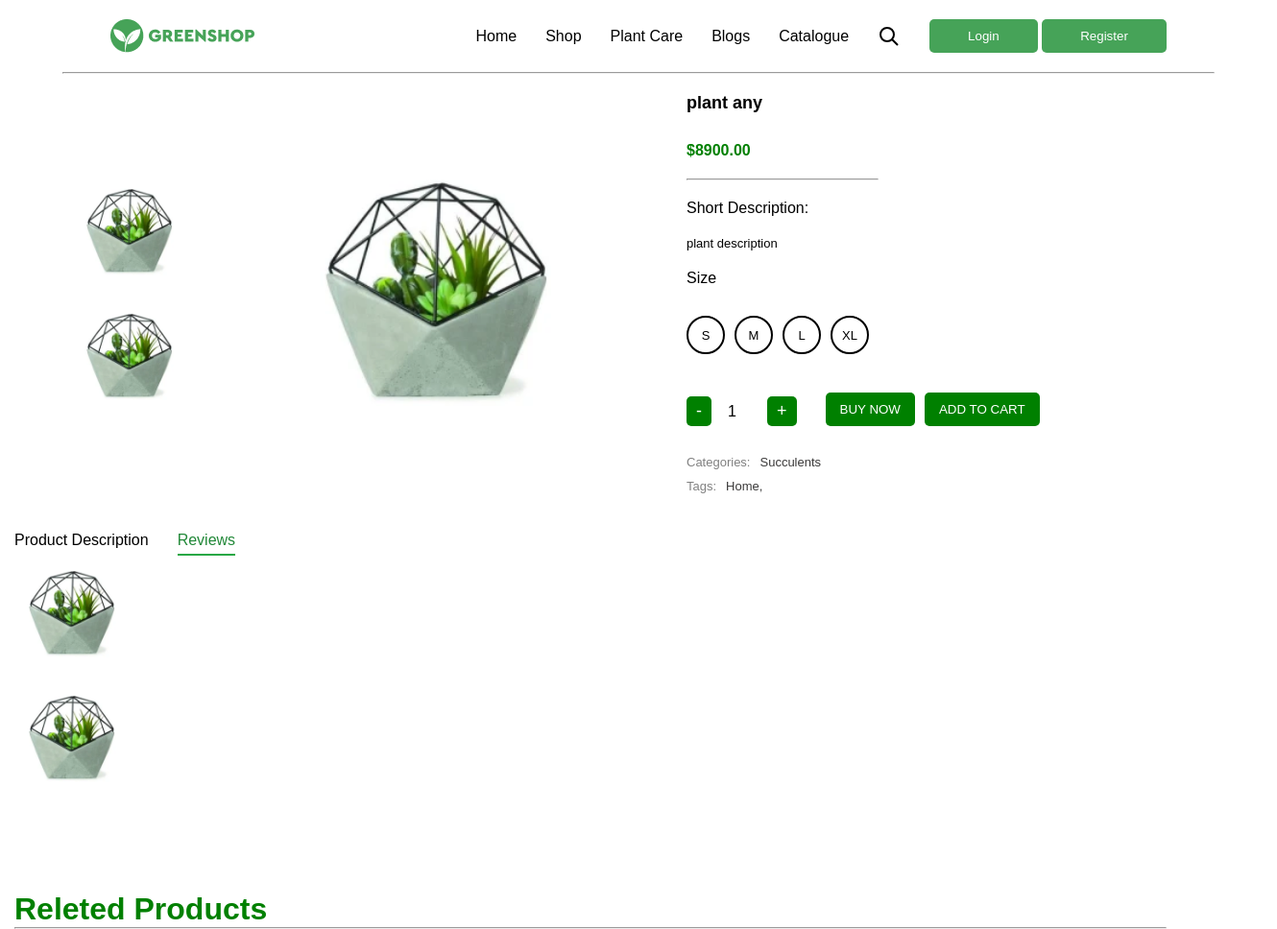
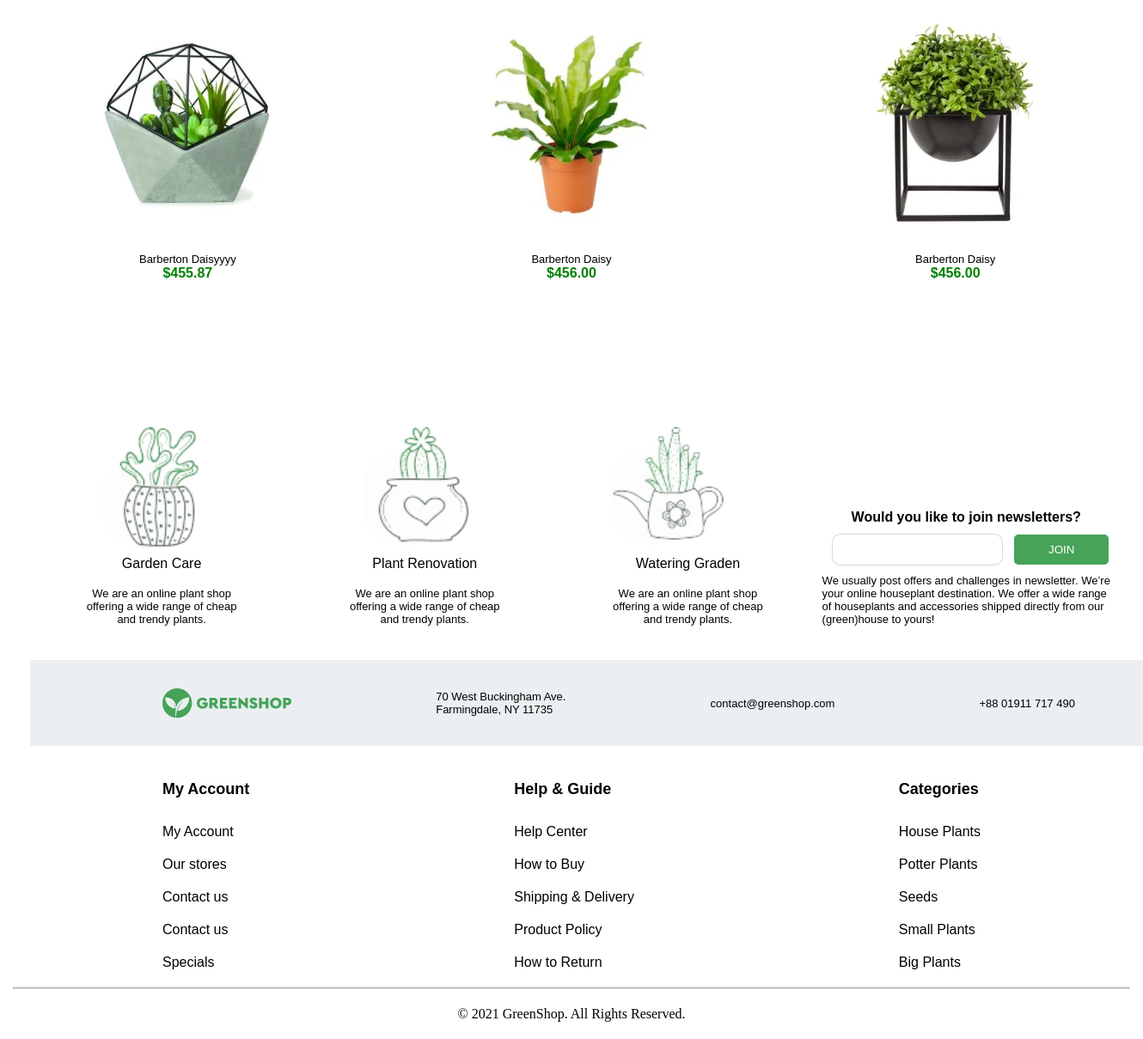
The app's page /plants/17 with its own data (2 pictures, top to bottom).
### plant/models.py (models this page shows, shortened)
class TimeAbstract(models.Model):
    created_at = models.DateField('created', auto_now_add=True)
    updated_at = models.DateField('', auto_now=True)
    class Meta:
        abstract = True

class ImagePlant(TimeAbstract):
    class Meta:
        verbose_name_plural = 'images'
        verbose_name = 'image'
    plant = models.ForeignKey('plant.Plant', on_delete=models.PROTECT, related_name='images')
    image = ResizedImageField(upload_to='plant_images/', quality=90, force_format='WEBP')

class Plant(TimeAbstract):
    class Meta:
        verbose_name_plural = 'plants'
        verbose_name = 'plant'
    name = models.CharField(max_length=100)
    price = models.DecimalField(decimal_places=2, max_digits=10)
    short_description = models.TextField()
    sizes = models.ManyToManyField('plant.Size', related_name='plant')
    category = models.ForeignKey('plant.Category', on_delete=models.PROTECT, related_name='plant')
    tags = models.ManyToManyField('plant.Tag', related_name='plant')
    description = models.ForeignKey('plant.Description', on_delete=models.PROTECT)
    user =  models.ForeignKey(User, on_delete=models.PROTECT, related_name='plants', default=1)
    @property
    def image(self):
        if self.images.first():
            return self.images.first().image
        return None

class Size(TimeAbstract):
    SMALL = 'small'
    MEDIUM = 'medium'
    LARGE = 'large'
    TYPES = [
        (SMALL,'small'),
        (MEDIUM, 'medium'),
        (LARGE, 'large')
    ]
    class Meta:
        verbose_name_plural = 'sizes'
        verbose_name = 'size'
    name = models.CharField(max_length=100)
    type = models.CharField(choices=TYPES, default=SMALL, max_length=50)

class Category(TimeAbstract):
    class Meta:
        verbose_name_plural = 'categories'
        verbose_name = 'category'
    name = models.CharField(max_length=100)

class Tag(TimeAbstract):
    class Meta:
        verbose_name_plural = 'tags'
        verbose_name = 'tag'
    name = models.CharField(max_length=100)

### plant/views.py (the view)
# urls.py: path('plants/<int:pk>', views.Reviews.as_view(), name='review'),
class Reviews(DetailView):
    model = Plant
    context_object_name = 'plant'
    template_name = 'reviews.html'
    def get_context_data(self, **kwargs):
        plant = self.get_object()
        context = super().get_context_data(**kwargs)
        context['sizes'] = plant.sizes.all()
        context['categories'] = Category.objects.all()
        context['tags'] = plant.tags.all()
        context['plants'] = Plant.objects.all()
        context['images'] = plant.images.all()
        context['form'] = CustomUserCreationForm
        context['forms'] = LoginForm
        return context

### templates/reviews.html (shortened to what this page needs)
{% extends 'main.html' %}
{% block content %}
<center>
  <div class="display pad-20 media-none">
    {% if images %}
    <div class="col-display mini-img">
      {% for image in plant.images.all %}
        <img src="{{ image.image.url }}" alt="" onclick="changeImage(this)" class="thumbnail">
      {% endfor %}
    </div>
    {% else %}
    <p>no images</p>
    {% endif %}
    <div class="detail-img">
      <img id="mainImage" src="{{ plant.image.url }}" alt="" />
    </div>
    <div class="col-display media-detail">
      <h2>{{ plant.name }}</h2>
      <h4 class="green">${{ plant.price }}</h4>
      <hr class="short media-none">
      <h3 class="start">Short Description:</h3>
      <p class="start width-description">{{ plant.short_description }}</p>
      <h3>Size</h3>
      <div class="cent-size display-gap1">
        {% for size in sizes %}
        <div class="circle" onclick="selectSize(this)">
          <p>{{ size.name }}</p>
        </div>
        {% empty %}
        <p>нет размеров</p>
        {% endfor %}
      </div>
      <div class="col-display-media display-gap1">
        <form class="form" method="post" action="{% url 'add_to_cart' %}">
          <div class="display-gap2 align-end">
            <div class="">
              <button type="button" class="qty-btn" onclick="changeQuantity(-1)">-</button>
              <input type="number" id="quantity" name="quantity" value="1" min="1" readonly>
            <button type="button" class="qty-btn" onclick="changeQuantity(1)">+</button>
          </div>
          <div class="buttons display-gap1">
            <button type="submit" class="btn">BUY NOW</button>
            <button type="submit" class="btn">ADD TO CART</button>
          </div>
        </div>
        </form>
      </div>
      <div class="start">
        <div class="display-gap1">
          <p class="gray">Categories: </p><p class="dark-gray">{{ plant.category.name }}</p>
        </div>
        <div class="display-gap1 ">
          <p class="gray">Tags: </p>
        {% for tag in tags %}
          <p class="dark-gray">{{ tag.name }},</p>
          {% endfor %}
        </div>
      </div>
    </div>
  </div>
<div class="container pad-20-media start">
  <div class="text-center display-gap pad-top-20 links">
    <a class="" href="{% url "detail_plant" plant.id%}">Product Description</a>
    <a class="active" href="{% url 'review' plant.id %}">Reviews </a>
  </div>
  <div>
    {% if images %}
    <div class="col-display mini-img">
      {% for image in plant.images.all %}
        <img src="{{ image.image.url }}" alt="" onclick="changeImage(this)" class="thumbnail">
      {% endfor %}
    </div>
    {% else %}
    <p>no images</p>
    {% endif %}
  </div>
  <div class="container pad-top-100  media-none">
    <h1 class="green">Releted Products</h1>
    <hr class="" />
    <center>
      <div class="display-plant">
        {% for plant in plants|slice:':3' %}
        <a href="{% url 'detail_plant' plant.id %}">
            <div>
              <img class="card" src="{{ plant.image.url }}" alt="" />
              <p>{{ plant.name }}</p>
              <h4 class="green">${{ plant.price }}</h4>
            </div>
          </a>
          {% endfor %}
        </div>
      </center>
    </div>
{% endblock %}

### templates/companents/footer.html (shortened to what this page needs)
{% block content %}
<center>
  <section class="pad-20 container hovers">
    <div class="display4">
      <div>
        <div class="block-1"></div>
        <h3>Garden Care</h3>
        <br /><p>
          We are an online plant shop
          <br />offering a wide range of cheap
          <br />and trendy plants.
        </p>
      </div>
      <div>
        <div class="block-2"></div>
        <h3>Plant Renovation</h3>
        <br /><p>
          We are an online plant shop
          <br />offering a wide range of cheap
          <br />and trendy plants.
        </p>
      </div>
      <div>
        <div class="block-3"></div>
        <h3>Watering Graden</h3>
        <br /><p>
          <br />offering a wide range of cheap
          <br />and trendy plants.
        </p>
      </div>
      <div>
        <div>
          <h4>
            Would you like to join newsletters?
          </h4>
          <div class="formas display">
            <input type="email"> <button>JOIN</button>
          </div>
          <p class="start">
            We usually post offers and challenges in newsletter. We’re
            <br>your online houseplant destination. We offer a wide range
            <br>of houseplants and accessories shipped directly from our
            <br>(green)house to yours!
          </p>
        </div>
      </div>
    </div>
  </section>
</center>
  <div class="pad-20">
    <div class="container footer display5 text-center-m">
      <div class="marg-left-20 text-end logo"></div>
      <div>
        <p>
          70 West Buckingham Ave.
          <br />Farmingdale, NY 11735
        </p>
      </div>
      <div>
        <p>contact@greenshop.com</p>
      </div>
      <div>
        <p>+88 01911 717 490</p>
      </div>
    </div>
  </div>
  <div class="container pad-20 display5 text-center-m">
    <div class="col-display-m">
      <h2>My Account</h2>
      <a href="">My Account</a>
      <a href="">Our stores</a>
      <a href="">Contact us</a>
      <a href="">Contact us</a>
      <a href="">Specials</a>
    </div>
    <div class="col-display-m">
      <h2>Help & Guide</h2>
      <a href="">Help Center</a>
      <a href="">How to Buy</a>
      <a href="">Shipping & Delivery</a>
      <a href="">Product Policy</a>
      <a href="">How to Return</a>
    </div>
    <div class="col-display-m">
      <h2>Categories</h2>
      {% for category in categories|slice:':5' %}
        <a href="">{{ category.name }}</a>
      {% endfor %}
    </div>
  </div>
  <hr class="max-width">
  <div class="pad-20">
    <center>
        © 2021 GreenShop. All Rights Reserved.
    </center>
  </div>
{% endblock %}

### static/static_dirs/css/main.css (style rules this page uses)
* { margin: 0; box-sizing: border-box; }
hr { color: rgb(225, 130, 130, 0.3); width: 1200px; text-align: center; height: 1px; }
.text-center { text-align: center; }
.marg-left-20 { margin-left: 70px; }
.container { width: 1300px; margin: 0 auto; }
.pad-20 { padding: 20px; }
.text-end { text-align: end; }
.align-end { align-items: end; }
.display-gap2 { display: flex; gap: 30px; align-items: end; }
.gray { color: gray; }
.dark-gray { color: rgb(58, 57, 57); }
.col-display { display: flex; flex-direction: column; gap: 20px; align-items: start; }
.start { text-align: start; }
.col-display-m { display: flex; flex-direction: column; gap: 20px; }
.logo { background-image: url(../images/logo.png); background-position: center; background-repeat: no-repeat; background-size: cover; width: 150px; height: 35px; }
.display { display: flex; justify-content: space-around; align-items: center; }
.display4 { display: flex; justify-content: space-around; align-items: end; }
.mini-img img { max-width: 200px; width: 120px; max-height: 200px; height: 120px; }
.display5 { display: flex; justify-content: space-around; align-items: center; }
.display-plant { display: grid; grid-template-columns: repeat(3, 1fr); gap: 40px; flex: 1; }
.display-gap { display: flex; gap: 30px; align-items: center; }
.card { padding: 20px 20px; background-color: #ffffff; }
img { max-width: 300px; max-height: 300px; }
.detail-img img { max-width: 900px; width: 400px; max-height: 900px; }
.width-description { width: 540px; }
.circle { border-radius: 20px; align-items: center; width: 30px; height: 30px; text-align: center; padding: 5px; border: solid 1px rgb(128, 227, 121); }
ul, li, a { text-decoration: none; font-family: Cera Pro, sans-serif; color: black; list-style: none; }
.links a { text-decoration: none; padding-bottom: 5px; border-bottom: 2px solid transparent; }
.links a:hover, .links a.active { color: #218838; border-bottom: 2px solid #28a745; }
p { font-family: Cera Pro, sans-serif; font-size: 13px; }
h1 { font-family: Cera Pro, sans-serif; }
.pad-top-100 { padding-top: 100px; }
h4 { font-family: Cera Pro, sans-serif; }
h3 { font-family: Cera Pro, sans-serif; font-size: 16px; font-weight: 500; line-height: 18px; }
h2 { font-family: Cera Pro, sans-serif; }
button { background-color: #46A358; padding: 10px 40px; border: none; border-radius: 5px; color: white; max-width: 200px; }
.mini-img { display: flex; flex-direction: column; gap: 10px; }
.thumbnail { width: 50px; height: 50px; cursor: pointer; border: 2px solid transparent; }
.detail-img img { width: 300px; height: auto; }
.display-gap1 { display: flex; gap: 10px; padding-top: 10px; }
.circle { width: 40px; height: 40px; border: 2px solid black; display: flex; align-items: center; justify-content: center; cursor: pointer; border-radius: 50%; }
.qty-btn { background-color: green; color: white; border: none; padding: 5px 10px; cursor: pointer; font-size: 18px; border-radius: 5px; }
input[type="number"] { width: 50px; text-align: center; border: none; font-size: 16px; background-color: transparent; }
.buttons { display: flex; gap: 10px; }
.btn { padding: 10px 15px; background-color: green; color: white; border: none; cursor: pointer; }
.green { color: green; }
.pad-top-20 { padding-top: 20px; }
.block-1 { background-image: url(../images/s1-removebg-preview.png); background-position: center; background-repeat: no-repeat; background-size: cover; width: 300px; height: 300px; position: relative; top: 150px; left: 80px; }
.block-2 { background-image: url(../images/s2-removebg-preview.png); background-position: center; background-repeat: no-repeat; background-size: cover; width: 300px; height: 300px; position: relative; top: 150px; left: 80px; }
.block-3 { background-image: url(../images/s3-removebg-preview.png); background-position: center; background-repeat: no-repeat; background-size: cover; width: 300px; height: 300px; position: relative; top: 150px; left: 60px; }
.footer { background-color: rgb(235, 239, 241); height: 100px; }
.max-width { width: 100%; }
.short { width: 200px; }
.formas input { padding: 10px 10px; margin: 10px; border: none; border: solid 1px rgb(128, 128, 128, 0.3); border-radius: 10px; }
h2 { font-size: 18px; margin-bottom: 10px; }

### records on screen
ImagePlant: image (picture)
ImagePlant: image (picture)
Plant: image (picture), name "plant any", price "8900.00", short_description "plant description", category.name "Succulents"
Size: name "S"
Size: name "M"
Size: name "L"
Size: name "XL"
Tag: name "Home"
Plant: image (picture), name "Barberton Daisyyyy", price "455.87"
Plant: image (picture), name "Barberton Daisy", price "456.00"
Plant: image (picture), name "Barberton Daisy", price "456.00"
Category: name "House Plants"
Category: name "Potter Plants"
Category: name "Seeds"
Category: name "Small Plants"
Category: name "Big Plants"
